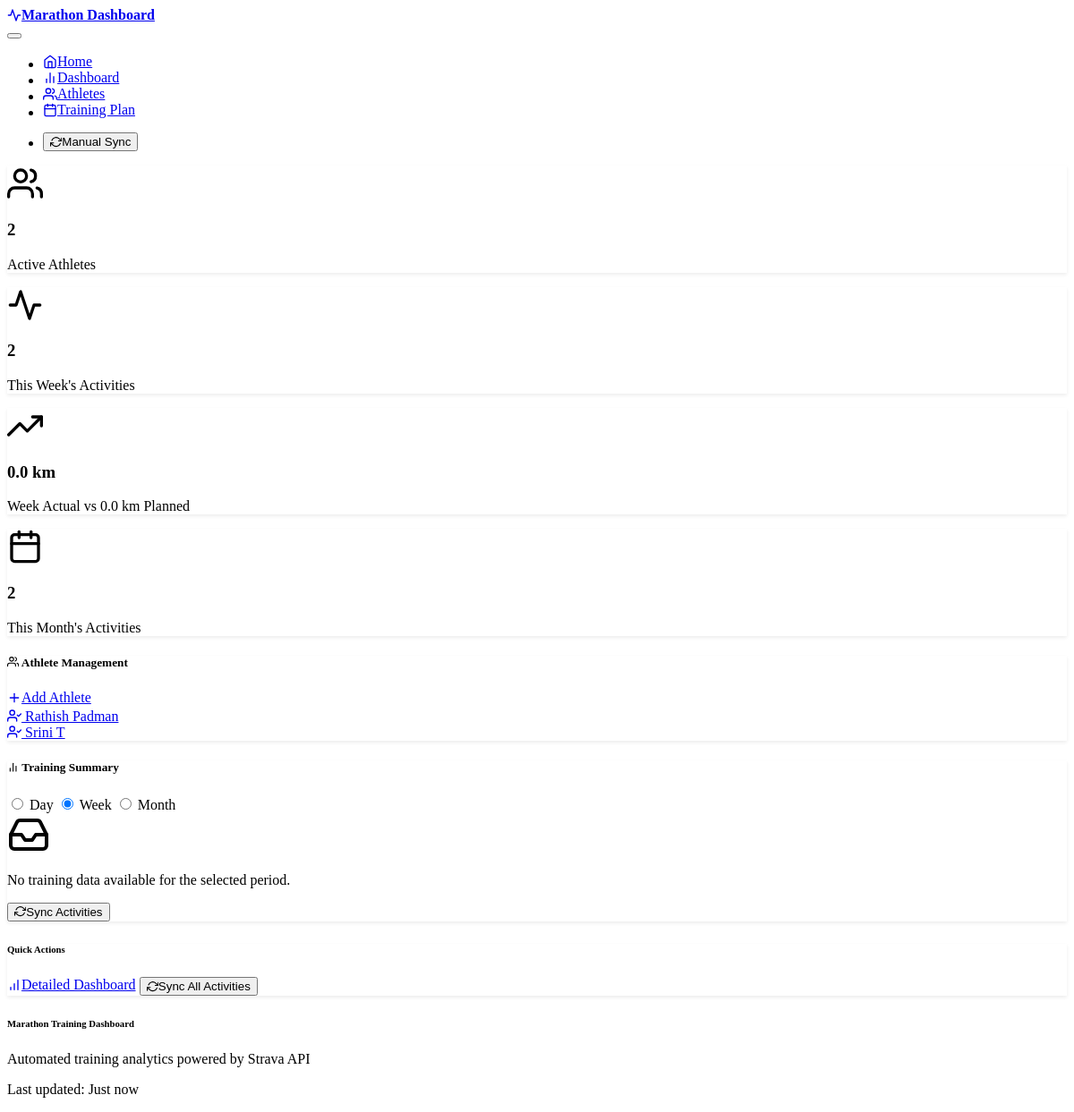
Before: / with the older database file.
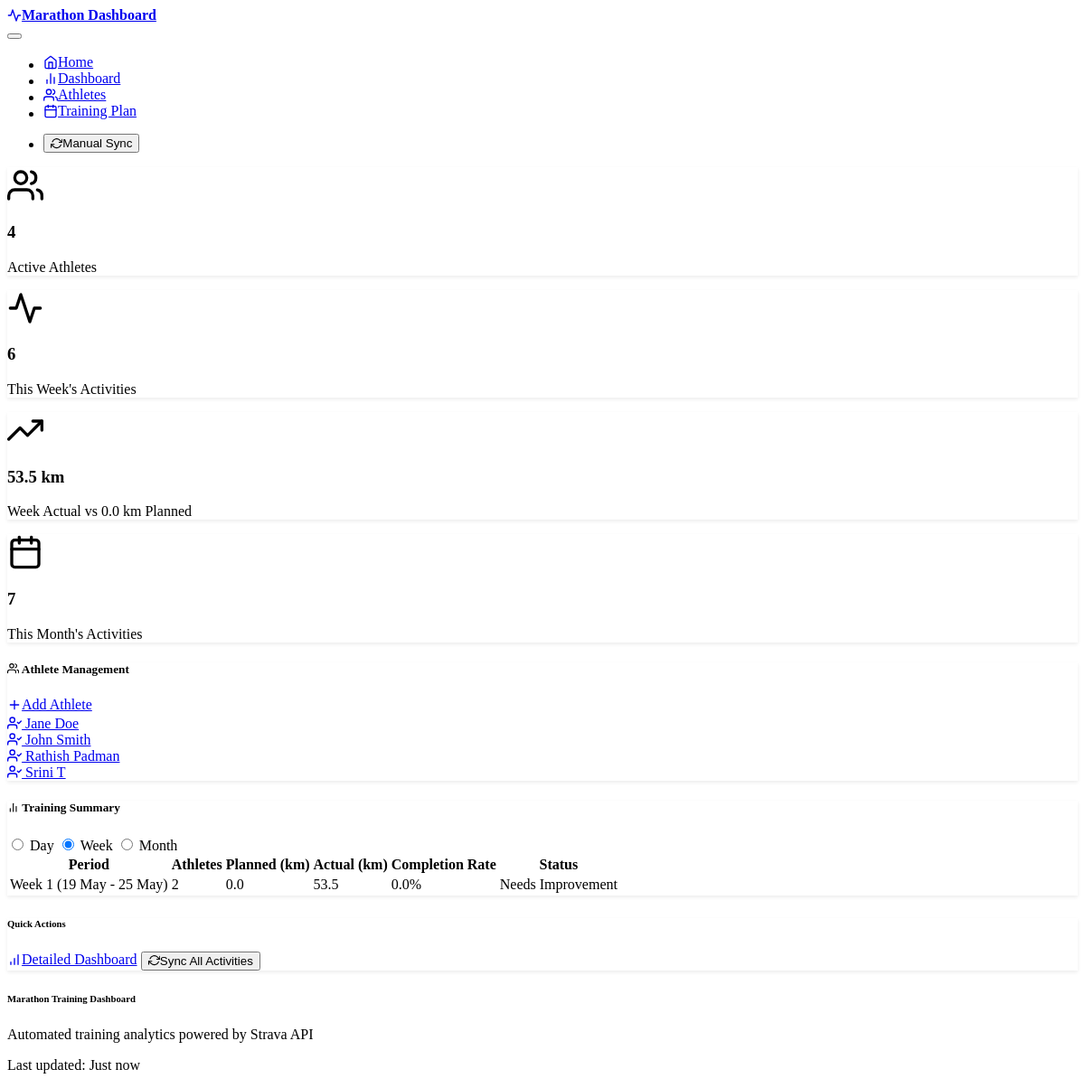
After: the same page with the newer database file.
### models.py (models this page shows)
class Athlete(db.Model):
    id = db.Column(db.Integer, primary_key=True)
    name = db.Column(db.String(100), nullable=False)
    strava_athlete_id = db.Column(db.Integer, unique=True, nullable=True)
    refresh_token = db.Column(db.String(255), nullable=True)
    access_token = db.Column(db.String(255), nullable=True)
    token_expires_at = db.Column(db.DateTime, nullable=True)
    is_active = db.Column(db.Boolean, default=True)
    created_at = db.Column(db.DateTime, default=datetime.utcnow)
    activities = db.relationship('Activity', backref='athlete', lazy=True)
    planned_workouts = db.relationship('PlannedWorkout',
                                       backref='athlete',
                                       lazy=True)
    daily_summaries = db.relationship('DailySummary',
                                      backref='athlete',
                                      lazy=True)

### routes.py (the view)
@app.route('/')
def index():
    try:
        total_athletes = db.session.query(func.count(distinct(Athlete.id))).filter_by(is_active=True).scalar() or 0
        week_ago = datetime.now() - timedelta(days=7)
        weekly_activities = db.session.query(func.count(distinct(Activity.id))).join(Athlete).filter(
            Activity.start_date >= week_ago,
            Activity.start_date <= datetime.now(),
            Athlete.is_active == True
        ).scalar() or 0
        month_ago = datetime.now() - timedelta(days=30)
        monthly_activities = db.session.query(func.count(distinct(Activity.id))).join(Athlete).filter(
            Activity.start_date >= month_ago,
            Activity.start_date <= datetime.now(),
            Athlete.is_active == True
        ).scalar() or 0
        weekly_summaries = db.session.query(DailySummary).join(Athlete).filter(
            DailySummary.summary_date >= week_ago.date(),
            DailySummary.summary_date <= datetime.now().date(),
            Athlete.is_active == True
        ).all()
        unique_summaries = {}
        for summary in weekly_summaries:
            key = f"{summary.athlete_id}_{summary.summary_date}"
            if key not in unique_summaries:
                unique_summaries[key] = summary
        weekly_planned = sum(s.planned_distance_km or 0 for s in unique_summaries.values())
        weekly_actual = sum(s.actual_distance_km or 0 for s in unique_summaries.values())
        all_athletes = db.session.query(Athlete).order_by(Athlete.name).all()
        filter_period = request.args.get('period', 'week')  # day, week, month
        summary_data = get_filtered_summary_data(filter_period)
        return render_template('index.html',
                               total_athletes=total_athletes,
                               weekly_activities=weekly_activities,
                               monthly_activities=monthly_activities,
                               weekly_planned=weekly_planned,
                               weekly_actual=weekly_actual,
                               all_athletes=all_athletes,
                               summary_data=summary_data,
                               current_period=filter_period)
    except Exception as e:
        logger.error(f"Error loading home page: {e}")
        flash(f"Error loading dashboard: {e}", "error")
        return render_template('index.html',
                               total_athletes=0,
                               weekly_activities=0,
                               monthly_activities=0,
                               weekly_planned=0,
                               weekly_actual=0,
                               all_athletes=[],
                               summary_data=[],
                               current_period='week')

### templates/index.html (shortened to what this page needs)
{% extends "base.html" %}
{% block content %}
<div class="container">
    <div class="row mb-4">
        <div class="col-md-3 mb-3">
            <div class="card bg-primary text-white">
                <div class="card-body text-center">
                    <i data-feather="users" class="mb-2" style="width: 2.5rem; height: 2.5rem;"></i>
                    <h3 class="card-title">{{ total_athletes }}</h3>
                    <p class="card-text">Active Athletes</p>
                </div>
            </div>
        </div>
        <div class="col-md-3 mb-3">
            <div class="card bg-success text-white">
                <div class="card-body text-center">
                    <i data-feather="activity" class="mb-2" style="width: 2.5rem; height: 2.5rem;"></i>
                    <h3 class="card-title">{{ weekly_activities }}</h3>
                    <p class="card-text">This Week's Activities</p>
                </div>
            </div>
        </div>
        <div class="col-md-3 mb-3">
            <div class="card bg-info text-white">
                <div class="card-body text-center">
                    <i data-feather="trending-up" class="mb-2" style="width: 2.5rem; height: 2.5rem;"></i>
                    <h3 class="card-title">{{ "%.1f"|format(weekly_actual) }} km</h3>
                    <p class="card-text">Week Actual vs {{ "%.1f"|format(weekly_planned) }} km Planned</p>
                </div>
            </div>
        </div>
        <div class="col-md-3 mb-3">
            <div class="card bg-warning text-white">
                <div class="card-body text-center">
                    <i data-feather="calendar" class="mb-2" style="width: 2.5rem; height: 2.5rem;"></i>
                    <h3 class="card-title">{{ monthly_activities }}</h3>
                    <p class="card-text">This Month's Activities</p>
                </div>
            </div>
        </div>
    </div>
    <div class="row mb-4">
        <div class="col-12">
            <div class="card">
                <div class="card-header d-flex justify-content-between align-items-center">
                    <h5 class="card-title mb-0">
                        <i data-feather="users" class="me-2"></i>
                        Athlete Management
                    </h5>
                    <a href="{{ url_for('strava_auth') }}" class="btn btn-primary btn-sm">
                        <i data-feather="plus" class="me-1"></i>
                        Add Athlete
                    </a>
                </div>
                <div class="card-body">
                    <div class="row">
                        {% for athlete in all_athletes %}
                        {% if athlete.is_active %}
                        <div class="col-md-4 mb-2">
                            <div class="p-2 border rounded">
                                <a href="{{ url_for('dashboard', athlete_id=athlete.id) }}" class="text-decoration-none text-success">
                                    <i data-feather="user-check" class="me-2"></i>
                                    {{ athlete.name }}
                                </a>
                            </div>
                        </div>
                        {% endif %}
                        {% endfor %}
                    </div>
                </div>
            </div>
        </div>
    </div>
    <div class="row mb-4">
        <div class="col-12">
            <div class="card">
                <div class="card-header">
                    <div class="d-flex justify-content-between align-items-center">
                        <h5 class="card-title mb-0">
                            <i data-feather="bar-chart-2" class="me-2"></i>
                            Training Summary
                        </h5>
                        <div class="btn-group" role="group">
                            <input type="radio" class="btn-check" name="period" id="day" value="day" {% if current_period == 'day' %}checked{% endif %}>
                            <label class="btn btn-outline-primary" for="day">Day</label>
                            <input type="radio" class="btn-check" name="period" id="week" value="week" {% if current_period == 'week' %}checked{% endif %}>
                            <label class="btn btn-outline-primary" for="week">Week</label>
                            <input type="radio" class="btn-check" name="period" id="month" value="month" {% if current_period == 'month' %}checked{% endif %}>
                            <label class="btn btn-outline-primary" for="month">Month</label>
                        </div>
                    </div>
                </div>
                <div class="card-body">
                    {% if summary_data %}
                    <div class="table-responsive">
                        <table class="table table-hover" id="summaryTable">
                            <thead>
                                <tr>
                                    <th>Period</th>
                                    <th>Athletes</th>
                                    <th>Planned (km)</th>
                                    <th>Actual (km)</th>
                                    <th>Completion Rate</th>
                                    <th>Status</th>
                                </tr>
                            </thead>
                            <tbody id="summaryTableBody">
                                {% for day_data in summary_data %}
                                <tr>
                                    <td>{{ day_data.period_label if day_data.period_label else day_data.date.strftime('%Y-%m-%d') }}</td>
                                    <td>{{ day_data.athletes|length }}</td>
                                    <td>{{ "%.1f"|format(day_data.total_planned) }}</td>
                                    <td>{{ "%.1f"|format(day_data.total_actual) }}</td>
                                    <td>{{ "%.1f"|format(day_data.completion_rate) }}%</td>
                                    <td>
                                        {% if day_data.completion_rate >= 80 %}
                                            <span class="badge bg-success">Excellent</span>
                                        {% elif day_data.completion_rate >= 60 %}
                                            <span class="badge bg-warning">Good</span>
                                        {% else %}
                                            <span class="badge bg-danger">Needs Improvement</span>
                                        {% endif %}
                                    </td>
                                </tr>
                                {% endfor %}
                            </tbody>
                        </table>
                    </div>
                    {% else %}
                    <div class="text-center py-4">
                        <i data-feather="inbox" style="width: 3rem; height: 3rem;" class="text-muted mb-3"></i>
                        <p class="text-muted">No training data available for the selected period.</p>
                        <button class="btn btn-primary" onclick="runManualSync()">
                            <i data-feather="refresh-cw" class="me-2"></i>
                            Sync Activities
                        </button>
                    </div>
                    {% endif %}
                </div>
            </div>
        </div>
    </div>
    <div class="row">
        <div class="col-12">
            <div class="card">
                <div class="card-body text-center">
                    <h6 class="card-title">Quick Actions</h6>
                    <div class="btn-group" role="group">
                        <a href="{{ url_for('dashboard') }}" class="btn btn-outline-primary">
                            <i data-feather="bar-chart" class="me-2"></i>
                            Detailed Dashboard
                        </a>
                        <button class="btn btn-outline-success" onclick="runManualSync()">
                            <i data-feather="refresh-cw" class="me-2"></i>
                            Sync All Activities
                        </button>
                    </div>
                </div>
            </div>
        </div>
    </div>
</div>
{% endblock %}

### templates/base.html (shortened to what this page needs)
<!doctype html>
<html lang="en" data-bs-theme="dark">
    <head>
        <link
            href="https://cdn.replit.com/agent/bootstrap-agent-dark-theme.min.css"
            rel="stylesheet"
        />
        <link
            rel="stylesheet"
            href="{{ url_for('static', filename='css/styles.css') }}"
        />
    </head>
    <body>
        <nav class="navbar navbar-expand-lg navbar-dark bg-dark">
            <div class="container">
                <a class="navbar-brand" href="{{ url_for('index') }}">
                    <i data-feather="activity" class="me-2"></i>
                    Marathon Dashboard
                </a>
                <button
                    class="navbar-toggler"
                    type="button"
                    data-bs-toggle="collapse"
                    data-bs-target="#navbarNav"
                >
                </button>
                <div class="collapse navbar-collapse" id="navbarNav">
                    <ul class="navbar-nav me-auto">
                        <li class="nav-item">
                            <a class="nav-link" href="{{ url_for('index') }}">
                                <i data-feather="home" class="me-1"></i>
                                Home
                            </a>
                        </li>
                        <li class="nav-item">
                            <a
                                class="nav-link"
                                href="{{ url_for('dashboard') }}"
                            >
                                <i data-feather="bar-chart-2" class="me-1"></i>
                                Dashboard
                            </a>
                        </li>
                        <li class="nav-item">
                            <a
                                class="nav-link"
                                href="{{ url_for('athletes') }}"
                            >
                                <i data-feather="users" class="me-1"></i>
                                Athletes
                            </a>
                        </li>
                        <li class="nav-item">
                            <a
                                class="nav-link"
                                href="{{ url_for('training_plan') }}"
                            >
                                <i data-feather="calendar" class="me-1"></i>
                                Training Plan
                            </a>
                        </li>
                    </ul>
                    <ul class="navbar-nav">
                        <li class="nav-item">
                            <button
                                class="btn btn-outline-primary btn-sm"
                                onclick="runManualTask()"
                            >
                                <i data-feather="refresh-cw" class="me-1"></i>
                                Manual Sync
                            </button>
                        </li>
                    </ul>
                </div>
            </div>
        </nav>
        <main>
            {% block content %}{% endblock %}
        </main>
        <footer class="bg-dark text-light py-4 mt-5">
            <div class="container">
                <div class="row">
                    <div class="col-md-6">
                        <h6>Marathon Training Dashboard</h6>
                        <p class="small text-muted">
                            Automated training analytics powered by Strava API
                        </p>
                    </div>
                    <div class="col-md-6 text-md-end">
                        <p class="small text-muted">
                            Last updated: <span id="lastUpdate">Just now</span>
                        </p>
                    </div>
                </div>
            </div>
        </footer>
    </body>
</html>

### static/css/styles.css (style rules this page uses)
:root { --dashboard-primary: var(--bs-primary); --dashboard-success: var(--bs-success); --dashboard-info: var(--bs-info); --dashboard-warning: var(--bs-warning); --dashboard-danger: var(--bs-danger); --dashboard-spacing: 1rem; --dashboard-card-shadow: 0 0.125rem 0.25rem rgba(0, 0, 0, 0.075); }
.card { box-shadow: var(--dashboard-card-shadow); transition: box-shadow 0.15s ease-in-out; }
.navbar-brand { font-weight: 600; display: flex; align-items: center; }
.nav-link { display: flex; align-items: center; transition: color 0.15s ease-in-out; }
.btn { display: inline-flex; align-items: center; transition: all 0.15s ease-in-out; }
footer { margin-top: auto; }
.feather { width: 1em; height: 1em; vertical-align: -0.125em; }

Changed rows visible on the page:
added Athlete: name "Jane Doe"
added Athlete: name "John Smith"
Other visible differences:
{{ total_athletes }}: "2" → "4"
{{ weekly_activities }}: "2" → "6"
{{ "%.1f"|format(weekly_actual) }}: "0.0" → "53.5"
{{ monthly_activities }}: "2" → "7"
text no longer shown: "No training data available for the selected period. Sync Activities"
text now shown: "Period Athletes Planned (km) Actual (km) Completion Rate Status"
new list line: "Week 1 (19 May - 25 May) 2 0.0 53.5 0.0 % Needs Improvement"
